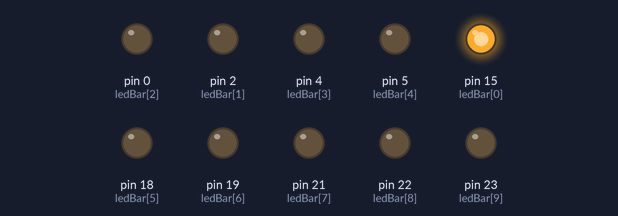
Recording of a sketch running on a simulated Arduino Mega 2560, built with avr-gcc and run on an emulated ATmega2560. Parts: output pins drawn as LEDs (lit = HIGH).

Above: at 0.05 s.
At 0.75 s:
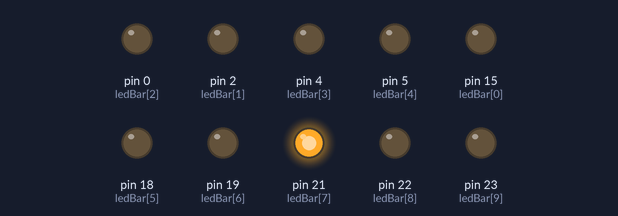
At 1.55 s:
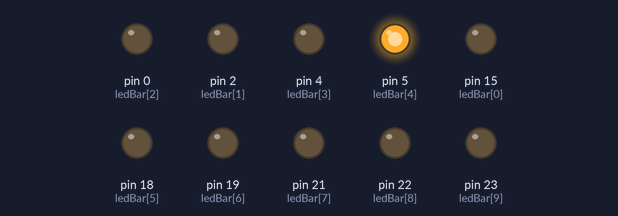
At 2.25 s:
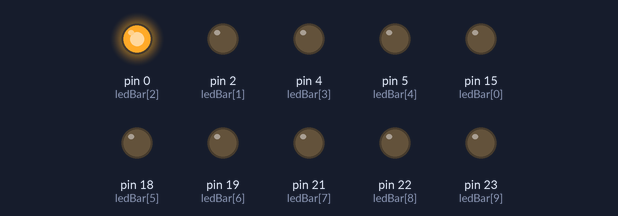
At 3.0 s:
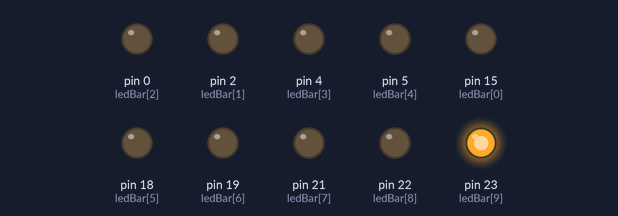
At 4.35 s:
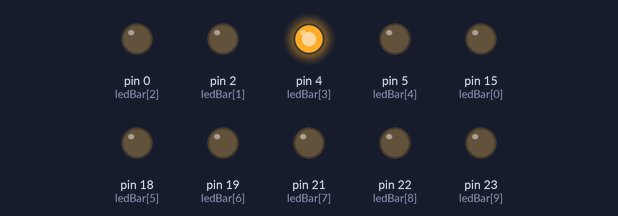
Timing chart, 0 to 4.7 s (numbered marks = the images above):
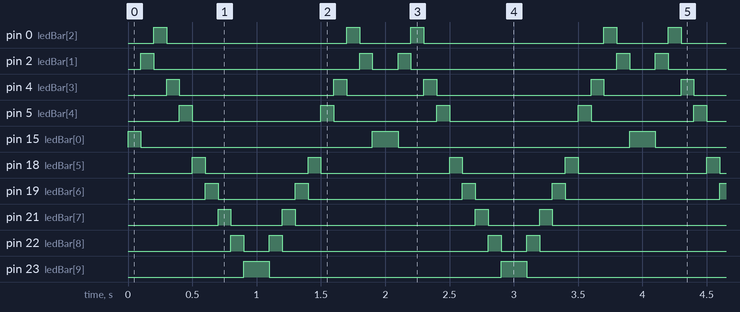

The sketch:

003_led_bar.ino
```cpp
/**********************************************************************
* Filename    : 003_led_bar
* Description : Make leds on a led bar to light up according
* to a specific pattern.
* Auther      : Alternative Solutions
* Modification: 2026/02/05
**********************************************************************/

#define DELAY_TIME   100

//leds array
byte ledBar[] = {15, 2, 0, 4, 5, 18, 19, 21, 22, 23};
int ledBarSize = 0;

// the setup function runs once when you press reset or power the board
void setup() {
  // initialize digital pin in the LedBar as an output.
  ledBarSize = sizeof(ledBar);
  for (int i = 0; i < ledBarSize; i++) {
    pinMode(ledBar[i], OUTPUT);
  }
}

// the loop function runs over and over again forever
void loop() {
  flowingFromLeftToRight();
  flowingFromRightToLeft();
}


void flowingFromLeftToRight() {
  for (int i = 0; i < ledBarSize; i++) {
    digitalWrite(ledBar[i], HIGH);
    delay(DELAY_TIME);
    digitalWrite(ledBar[i], LOW);
  }
}

void flowingFromRightToLeft() {
  for (int i = ledBarSize-1; i >= 0; i--) {
    digitalWrite(ledBar[i], HIGH);
    delay(DELAY_TIME);
    digitalWrite(ledBar[i], LOW);
  }
}
```

Measured:
- by itself, pin 0 (ledBar[2]): repeats every 2.0 s: LOW 1.4 s, HIGH 0.10 s, LOW 0.40 s, HIGH 0.10 s
- by itself, pin 2 (ledBar[1]): repeats every 2.0 s: LOW 1.6 s, HIGH 0.10 s, LOW 0.20 s, HIGH 0.10 s
- by itself, pin 4 (ledBar[3]): repeats every 2.0 s: LOW 1.2 s, HIGH 0.10 s, LOW 0.60 s, HIGH 0.10 s
- by itself, pin 5 (ledBar[4]): repeats every 2.0 s: LOW 1.0 s, HIGH 0.10 s, LOW 0.80 s, HIGH 0.10 s
- by itself, pin 15 (ledBar[0]): repeats every 2.0 s: LOW 1.8 s, HIGH 0.20 s
- by itself, pin 18 (ledBar[5]): repeats every 2.0 s: LOW 0.80 s, HIGH 0.10 s, LOW 1.0 s, HIGH 0.10 s
- by itself, pin 19 (ledBar[6]): repeats every 2.0 s: LOW 0.60 s, HIGH 0.10 s, LOW 1.2 s, HIGH 0.10 s
- by itself, pin 21 (ledBar[7]): repeats every 2.0 s: LOW 0.40 s, HIGH 0.10 s, LOW 1.4 s, HIGH 0.10 s
